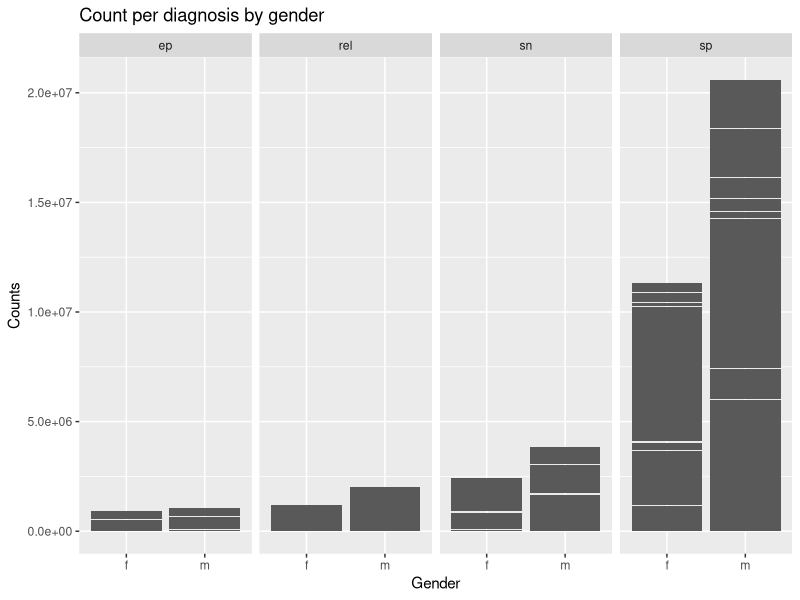

Generate this figure with R:
## ---- chunk 1
library(dplyr)
library(tidyr)
library(ggplot2)
library(stringr)

#your code here
data(who)
data(population)

who <- who %>%
  pivot_longer(cols = matches("new_?(.*)_(.)(.*)"),
               names_to = c("diagnosis", "gender", "age"),
               names_pattern = "new_?(.*)_(.)(.*)",
               values_to = "count")
               
## ---- chunk 2
# your code here
who <- left_join(who, population, by=c("country", "year"))
## ---- chunk 3
# your code here
who <- who %>%
  mutate(age = str_replace(age, "014", "0014")) %>%
  separate(col = "age",
           into = c("min_age", "max_age"),
           sep = 2) %>%
  mutate(min_age = str_replace(min_age, "00", "0"))
## ---- chunk 4
# your code here
who <- who %>%
  mutate(max_age = replace(max_age, max_age=="", as.character(Inf)))
## ---- chunk 5
# your code here
who %>%
  select(c("diagnosis", "gender", "count")) %>%
  group_by(gender,diagnosis) %>%
  summarise(diagnosis_count=sum(count, na.rm = TRUE))
## ---- chunk 6
#your code here
ggplot(data = who,
       mapping = aes(x=gender, y=count)) +
  geom_col() +
  labs(x='Gender',
       y='Counts',
       title="Count per diagnosis by gender") +
  facet_grid(.~diagnosis)
      
## ---- chunk 7
# your code here
## ---- chunk 8
# your code here
## ---- chunk 9
# your code here

## ---- chunk 10
# your code here

